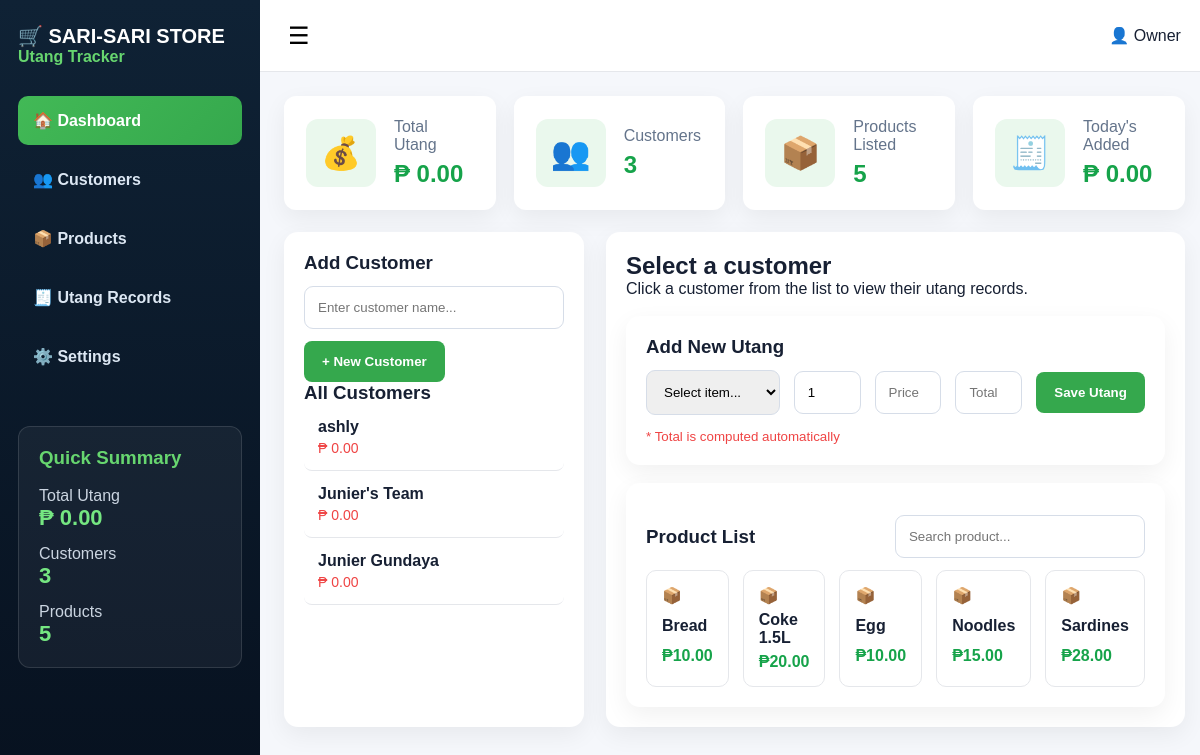
The page / on the database its author committed.
### tables this page shows
CREATE TABLE customers (
        id INTEGER PRIMARY KEY AUTOINCREMENT,
        name TEXT NOT NULL
    );

CREATE TABLE products (
        id INTEGER PRIMARY KEY AUTOINCREMENT,
        name TEXT NOT NULL,
        price REAL NOT NULL
    );

### app.py (the view)
@app.route("/")
def index():
    conn = sqlite3.connect("database.db")
    cursor = conn.cursor()
    cursor.execute("SELECT * FROM customers ORDER BY id DESC")
    customers = cursor.fetchall()
    cursor.execute("SELECT * FROM products ORDER BY name")
    products = cursor.fetchall()
    conn.close()
    return render_template(
        "index.html",
        customers=customers,
        products=products
    )

### templates/index.html (shortened to what this page needs)
<!DOCTYPE html>
<html lang="en">
<head>
  <link rel="stylesheet" href="{{ url_for('static', filename='style.css') }}">
</head>
<body>
<div class="app">
  <aside class="sidebar">
    <h2>🛒 SARI-SARI STORE</h2>
    <p>Utang Tracker</p>
    <nav>
      <a class="active">🏠 Dashboard</a>
      <a>👥 Customers</a>
      <a>📦 Products</a>
      <a>🧾 Utang Records</a>
      <a>⚙️ Settings</a>
    </nav>
    <div class="summary">
      <h3>Quick Summary</h3>
      <p>Total Utang</p>
      <strong>₱ 0.00</strong>
      <p>Customers</p>
      <strong>{{ customers|length }}</strong>
      <p>Products</p>
      <strong>{{ products|length }}</strong>
    </div>
  </aside>
  <main class="main">
    <header class="topbar">
      <button>☰</button>
      <div>👤 Owner</div>
    </header>
    <section class="cards">
      <div class="stat">
        <span>💰</span>
        <div>
          <p>Total Utang</p>
          <h2>₱ 0.00</h2>
        </div>
      </div>
      <div class="stat">
        <span>👥</span>
        <div>
          <p>Customers</p>
          <h2>{{ customers|length }}</h2>
        </div>
      </div>
      <div class="stat">
        <span>📦</span>
        <div>
          <p>Products Listed</p>
          <h2>{{ products|length }}</h2>
        </div>
      </div>
      <div class="stat">
        <span>🧾</span>
        <div>
          <p>Today's Added</p>
          <h2>₱ 0.00</h2>
        </div>
      </div>
    </section>
    <section class="content-grid">
      <div class="customer-panel">
        <h3>Add Customer</h3>
        <form action="/add-customer" method="POST">
          <input type="text" name="name" placeholder="Enter customer name..." required>
          <button class="green-btn" type="submit">+ New Customer</button>
        </form>
        <h3>All Customers</h3>
        {% if customers %}
          {% for customer in customers %}
            <a href="/customer/{{ customer[0] }}"
               class="customer {% if selected_customer and selected_customer[0] == customer[0] %}active-customer{% endif %}">
              <strong>{{ customer[1] }}</strong>
              <span>₱ 0.00</span>
            </a>
          {% endfor %}
        {% else %}
          <p class="empty">No customers yet.</p>
        {% endif %}
      </div>
      <div class="details">
        {% if selected_customer %}
          <div class="details-head">
            <div>
              <h2>{{ selected_customer[1] }}</h2>
              <p>Total Utang: <b>₱ 0.00</b></p>
            </div>
            <div class="actions">
              <button class="green-btn">+ Add Utang</button>
              <button class="blue-btn">🖨 Print</button>
              <button class="yellow-btn">Mark as Paid</button>
            </div>
          </div>
          <table>
            <thead>
              <tr>
                <th>Date</th>
                <th>Item</th>
                <th>Qty</th>
                <th>Price</th>
                <th>Total</th>
                <th>Status</th>
                <th>Action</th>
              </tr>
            </thead>
            <tbody>
              <tr>
                <td colspan="7">No utang records yet.</td>
              </tr>
            </tbody>
          </table>
          <div class="total-row">
            TOTAL UTANG: <strong>₱ 0.00</strong>
          </div>
        {% else %}
          <div class="empty-state">
            <h2>Select a customer</h2>
            <p>Click a customer from the list to view their utang records.</p>
          </div>
        {% endif %}
        <div class="form-card">
          <h3>Add New Utang</h3>
        <div class="form-grid">
            <select id="itemSelect">
            <option value="">Select item...</option>
        </select>
            <input type="number" id="quantityInput" value="1" min="1" placeholder="Quantity">
            <input type="text" id="priceInput" placeholder="Price" readonly>
            <input type="text" id="totalInput" placeholder="Total" readonly>
            <button class="green-btn">Save Utang</button>
            </div>
          <small>* Total is computed automatically</small>
        </div>
        <div class="products">
          <div class="products-head">
            <h3>Product List</h3>
            <input type="text" placeholder="Search product...">
          </div>
          <div class="product-list">
            {% for product in products %}
              <div class="product">
                📦 <b>{{ product[1] }}</b>
                <span>₱{{ "%.2f"|format(product[2]) }}</span>
              </div>
            {% endfor %}
          </div>
        </div>
      </div>
    </section>
  </main>
</div>
</body>
</html>

### static/style.css (style rules this page uses)
* { margin: 0; padding: 0; box-sizing: border-box; font-family: Arial, sans-serif; }
body { background: #f5f7fb; color: #172033; }
.app { display: grid; grid-template-columns: 260px 1fr; min-height: 100vh; }
.sidebar { background: linear-gradient(180deg, #0f2235, #07111f); color: white; padding: 24px 18px; }
.sidebar h2 { font-size: 20px; }
.sidebar > p { color: #67d66f; margin-bottom: 30px; font-weight: bold; }
.sidebar nav { display: grid; gap: 10px; }
.sidebar nav a { padding: 15px; border-radius: 10px; color: #dce7f3; font-weight: bold; }
.sidebar nav a.active, .sidebar nav a:hover { background: linear-gradient(135deg, #42b956, #35a84d); color: white; }
.summary { margin-top: 45px; padding: 20px; border: 1px solid rgba(255,255,255,0.12); border-radius: 12px; background: rgba(255,255,255,0.05); }
.summary h3 { color: #67d66f; margin-bottom: 18px; }
.summary p { color: #cbd5e1; margin-top: 14px; }
.summary strong { color: #75e681; font-size: 22px; }
.main { padding: 0 24px 24px; }
.topbar { height: 72px; background: white; margin: 0 -24px 24px; padding: 0 28px; display: flex; align-items: center; justify-content: space-between; border-bottom: 1px solid #e5e7eb; }
.topbar button { border: none; background: transparent; font-size: 24px; }
.cards { display: grid; grid-template-columns: repeat(4, 1fr); gap: 18px; margin-bottom: 22px; }
.stat { background: white; padding: 22px; border-radius: 12px; display: flex; gap: 18px; align-items: center; box-shadow: 0 8px 25px rgba(0,0,0,0.06); }
.stat span { font-size: 32px; background: #eaf8ed; padding: 15px; border-radius: 12px; }
.stat p { color: #64748b; }
.stat h2 { color: #16a34a; margin-top: 6px; }
.content-grid { display: grid; grid-template-columns: 300px 1fr; gap: 22px; }
.customer-panel, .details, .form-card, .products { background: white; border-radius: 14px; padding: 20px; box-shadow: 0 8px 25px rgba(0,0,0,0.06); }
.customer-panel input, .products-head input, select, .form-grid input { width: 100%; padding: 13px; border: 1px solid #d6dde8; border-radius: 9px; margin: 12px 0; }
.green-btn, .blue-btn, .yellow-btn { border: none; padding: 13px 18px; border-radius: 8px; font-weight: bold; cursor: pointer; }
.green-btn { background: #35a84d; color: white; }
.customer { padding: 14px; border-bottom: 1px solid #e5e7eb; }
.customer span { display: block; color: #ef4444; margin-top: 4px; }
.form-card { margin-top: 18px; }
.form-grid { display: grid; grid-template-columns: 2fr 1fr 1fr 1fr auto; gap: 14px; align-items: center; }
.form-card small { color: #ef4444; }
.products { margin-top: 18px; }
.products-head { display: flex; justify-content: space-between; gap: 20px; align-items: center; }
.products-head input { max-width: 250px; }
.product-list { display: grid; grid-template-columns: repeat(5, 1fr); gap: 14px; }
.product { border: 1px solid #e5e7eb; padding: 15px; border-radius: 10px; display: grid; gap: 6px; }
.product span { color: #16a34a; font-weight: bold; }
.customer { display: block; text-decoration: none; color: inherit; padding: 14px; border-bottom: 1px solid #e5e7eb; border-radius: 8px; transition: 0.2s; }
.customer strong { display: block; font-weight: 600; }
.customer span { display: block; color: #ef4444; font-size: 14px; margin-top: 4px; }

### rows shown on the page
customers: name "ashly"
customers: name "Junier's Team"
customers: name "Junier Gundaya"
products: name "Bread", price "10.00"
products: name "Coke 1.5L", price "20.00"
products: name "Egg", price "10.00"
products: name "Noodles", price "15.00"
products: name "Sardines", price "28.00"

### other values the page prints
{{ customers|length }} "3"
{{ products|length }} "5"
